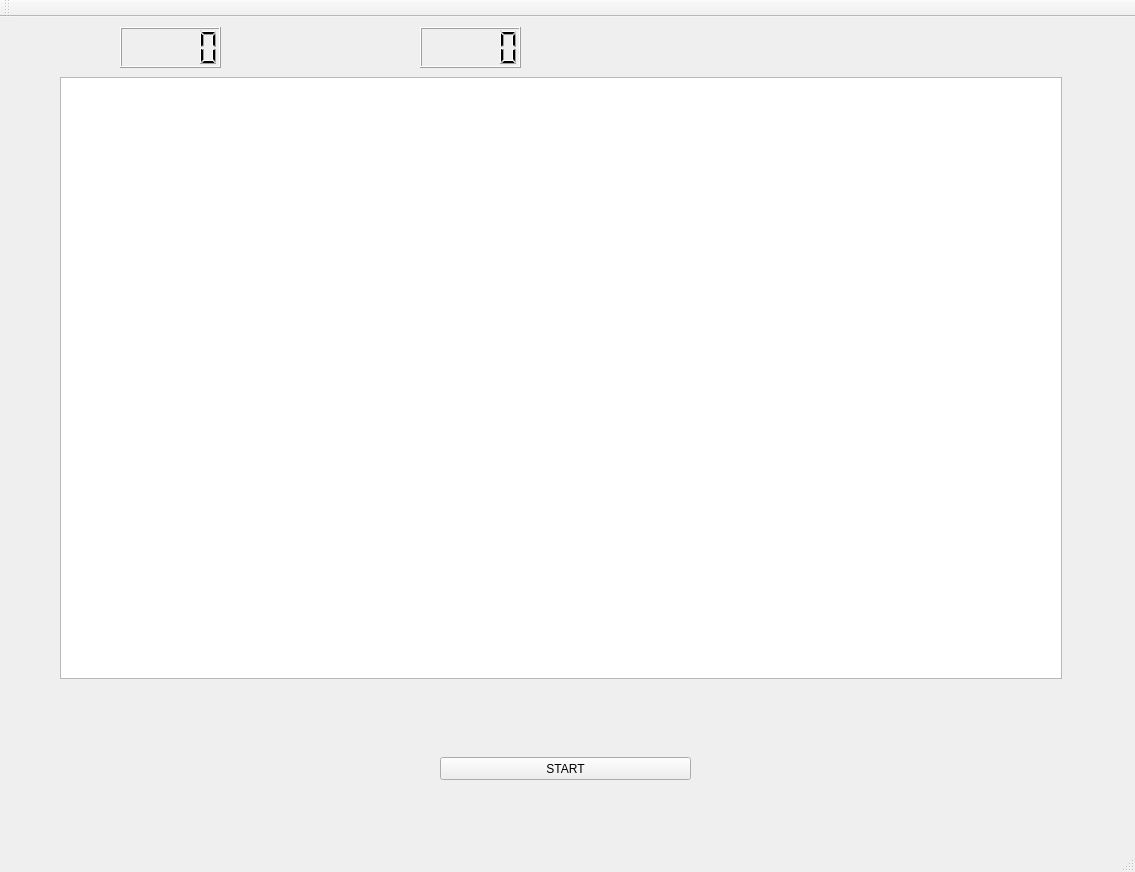
<?xml version="1.0" encoding="UTF-8"?>
<ui version="4.0">
 <class>MainWindow</class>
 <widget class="QMainWindow" name="MainWindow">
  <property name="geometry">
   <rect>
    <x>0</x>
    <y>0</y>
    <width>1135</width>
    <height>872</height>
   </rect>
  </property>
  <property name="windowTitle">
   <string>MainWindow</string>
  </property>
  <widget class="QWidget" name="centralWidget">
   <widget class="QGraphicsView" name="graphicsView">
    <property name="geometry">
     <rect>
      <x>60</x>
      <y>60</y>
      <width>1002</width>
      <height>602</height>
     </rect>
    </property>
   </widget>
   <widget class="QPushButton" name="pushButton">
    <property name="geometry">
     <rect>
      <x>440</x>
      <y>740</y>
      <width>251</width>
      <height>23</height>
     </rect>
    </property>
    <property name="text">
     <string>START</string>
    </property>
   </widget>
   <widget class="QLabel" name="label">
    <property name="geometry">
     <rect>
      <x>80</x>
      <y>0</y>
      <width>41</width>
      <height>61</height>
     </rect>
    </property>
    <property name="text">
     <string>&lt;html&gt;&lt;head/&gt;&lt;body&gt;&lt;p&gt;&lt;img src=&quot;:/new/prefix1/vidas.png&quot;/&gt;&lt;/p&gt;&lt;/body&gt;&lt;/html&gt;</string>
    </property>
   </widget>
   <widget class="QLCDNumber" name="lcdNumber">
    <property name="geometry">
     <rect>
      <x>120</x>
      <y>10</y>
      <width>101</width>
      <height>41</height>
     </rect>
    </property>
   </widget>
   <widget class="QLabel" name="label_2">
    <property name="geometry">
     <rect>
      <x>290</x>
      <y>10</y>
      <width>121</width>
      <height>51</height>
     </rect>
    </property>
    <property name="text">
     <string>&lt;html&gt;&lt;head/&gt;&lt;body&gt;&lt;p&gt;&lt;img src=&quot;:/new/prefix1/score.png&quot;/&gt;&lt;/p&gt;&lt;/body&gt;&lt;/html&gt;</string>
    </property>
   </widget>
   <widget class="QLCDNumber" name="lcdNumber_2">
    <property name="geometry">
     <rect>
      <x>420</x>
      <y>10</y>
      <width>101</width>
      <height>41</height>
     </rect>
    </property>
   </widget>
  </widget>
  <widget class="QMenuBar" name="menuBar">
   <property name="geometry">
    <rect>
     <x>0</x>
     <y>0</y>
     <width>1135</width>
     <height>21</height>
    </rect>
   </property>
  </widget>
  <widget class="QToolBar" name="mainToolBar">
   <attribute name="toolBarArea">
    <enum>TopToolBarArea</enum>
   </attribute>
   <attribute name="toolBarBreak">
    <bool>false</bool>
   </attribute>
  </widget>
  <widget class="QStatusBar" name="statusBar"/>
 </widget>
 <layoutdefault spacing="6" margin="11"/>
 <resources/>
 <connections/>
</ui>
